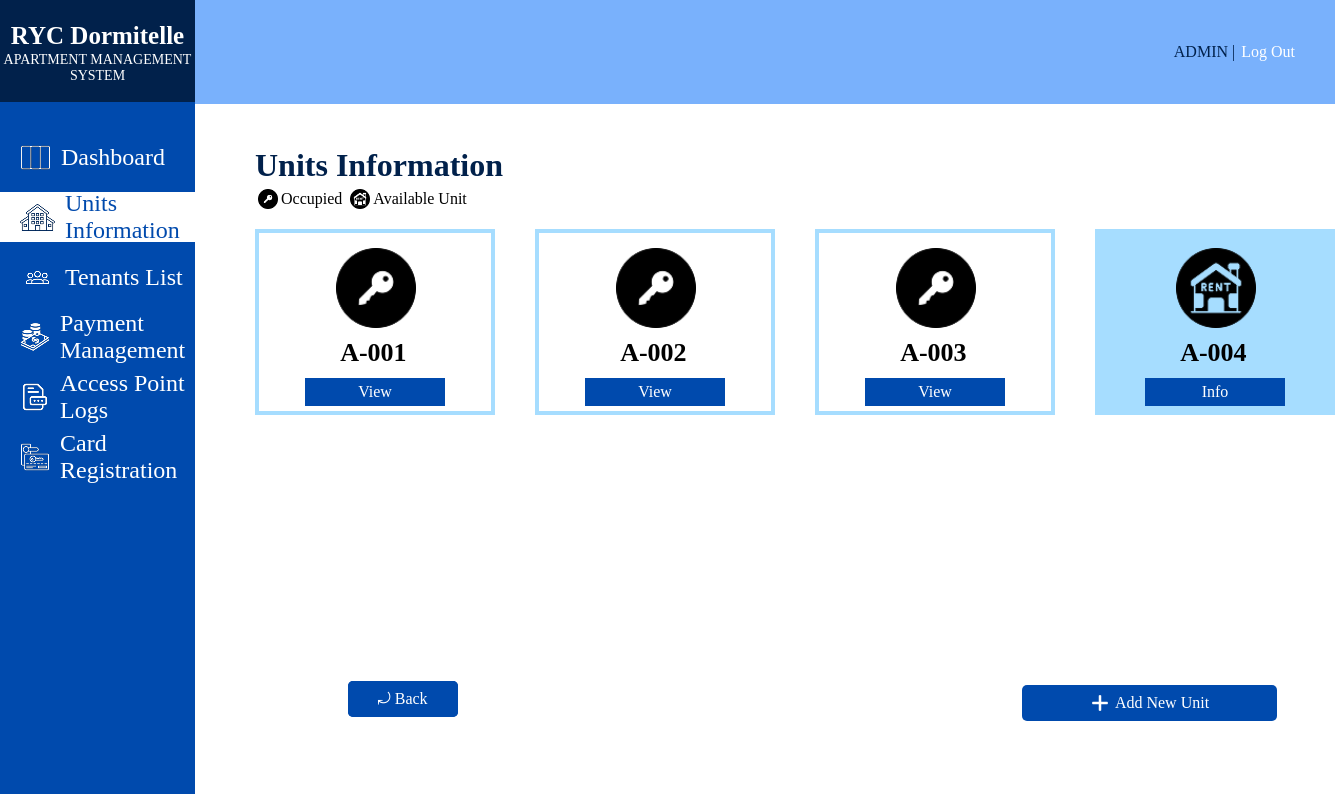
The page /UNITSINFORMATION.php on the database its author committed.
### tables this page shows
CREATE TABLE `units` (
  `unit_no` varchar(10) NOT NULL,
  `apartment_no` varchar(15) NOT NULL,
  `unit_address` varchar(30) NOT NULL,
  `unit_size` varchar(10) NOT NULL,
  `occupant_capacity` smallint(6) NOT NULL,
  `floor_level` varchar(10) NOT NULL,
  `unit_type` varchar(10) NOT NULL,
  `monthly_rent_amount` varchar(10) NOT NULL,
  `unit_status` varchar(15) NOT NULL
);

### UNITSINFORMATION.php (the view, shortened to what this page needs)
<?php
require_once 'db_connect.php';
$sql = "
    SELECT unit_no, unit_status
    FROM units
    ORDER BY
        LEFT(unit_no, 1),
        LPAD(SUBSTRING(unit_no, 3), 3, '0')
";
$result = $conn->query($sql);
$units = [];
if ($result && $result->num_rows > 0) {
    while ($row = $result->fetch_assoc()) {
        $units[] = $row;
    }
}
?>
<!DOCTYPE html>
<html lang="en">
<head>
</head>
<body>
    <div class="sideBar">
        <div class="systemTitle">
            <h1>RYC Dormitelle</h1>
            <p>APARTMENT MANAGEMENT SYSTEM</p>
        </div>
        <div class="sidebarContent">
            <div class="card">
                <a href="DASHBOARD.php" class="changeicon">
                    <img src="sidebarIcons/DashboardIconWht.png" alt="Dashboard Icon" class="DsidebarIcon" style="margin-right: 10px;">
                    Dashboard
                </a>
            </div>
            <div class="card">
                <a href="UNITSINFORMATION.php" style="background-color: #FFFF; color: #004AAD;">
                    <img src="sidebarIcons/UnitsInfoIcon.png" alt="Units Information Icon" class="UIsidebarIcon" style="margin-right: 10px;">
                    Units Information</a>
            </div>
            <div class="card">
                <a href="TENANTSLIST.php">
                    <img src="sidebarIcons/TenantsInfoIconWht.png" alt="Tenants Information Icon" class="THsidebarIcon" style="margin-right: 10px;">
                    Tenants List</a>
            </div>
            <div class="card">
                <a href="PAYMENTMANAGEMENT.php">
                    <img src="sidebarIcons/PaymentManagementIconWht.png" alt="Payment Management Icon" class="PMsidebarIcon" style="margin-right: 10px;">
                    Payment Management</a>
            </div>
            <div class="card">
                <a href="ACCESSPOINTLOGS.php">
                    <img src="sidebarIcons/AccesspointIconWht.png" alt="Access Point Logs Icon" class="APLsidebarIcon" style="margin-right: 10px;">
                    Access Point Logs</a>
            </div>
            <div class="card">
                <a href="CARDREGISTRATION.php">
                    <img src="sidebarIcons/CardregisterIconWht.png" alt="Card Registration Icon" class="CGsidebarIcon" style="margin-right: 10px;">
                    Card Registration</a>
            </div>
        </div>
    </div>
    <div class="mainBody">
        <div class="header">
            <div class="headerContent">
                <a href="ADMINPROFILE.php" class="adminTitle">ADMIN</a>
                <p class="adminLogoutspace">&nbsp;|&nbsp;</p>
                <a href="LOGIN.php" class="logOutbtn">Log Out</a>
            </div>
        </div>
        <div class="mainContent">
            <h4>Units Information</h4>
            <div class="Unitslegend">
                <img src="UnitsInfoIcons/OccupiedUnitIcon.png" alt="Occupied Unit Icon" class="legendsIcon">
                <p>Occupied</p>
                <img src="UnitsInfoIcons/UnoccupiedUnitIcon.png" alt="Occupied Unit Icon" class="legendsIcon">
                <p>Available Unit</p>
            </div>
           <div class="grid-wrapper">
            <div class="grid-container">
            <?php
                foreach ($units as $unit) {
                    if ($unit['unit_status'] === 'Occupied') {
                        echo "
                        <div class='statcardOccupiedUnit'>
                            <div class='statsInfoOccupiedUnit'>
                                <img src='UnitsInfoIcons/OccupiedUnitIcon.png' alt='Occupied Unit Icon' class='UnitInfocontentIcons'>
                                <h1 class='unit_no'>{$unit['unit_no']}</h1>
                            </div>
                            <a href='OCCUPIEDUNITOVERVIEW.php?unit_no=" . urlencode($unit['unit_no']) . "' class='viewandInfo'>View</a>
                        </div>";
                    } else if ($unit['unit_status'] === 'Available') {
                        echo "
                        <div class='statcardAvailableUnit'>
                            <div class='statsInfoAvailableUnit'>
                                <img src='UnitsInfoIcons/UnoccupiedUnitIcon.png' alt='Available Unit Icon' class='UnitInfocontentIcons'>
                                <h1 class='unit_no'>{$unit['unit_no']}</h1>
                            </div>
                            <a href='AVAILABLEUNITOVERVIEW.php?unit_no=" . urlencode($unit['unit_no']) . "' class='viewandInfo'>Info</a>
                        </div>";
                    }
                }
            ?>
            </div>
           </div>
           <div class="addUnitbtnContainer">
                <div class="backbtn">
                    <a href="DASHBOARD.php">&#10558; Back</a>
                </div>
                <div class="addUnitbtn">
                    <a href="ADDNEWUNIT.php" type="action-btn">
                        <img src="UnitsInfoIcons/pluswht.png" alt="Units Information Icon" class="addUnitbtnIcon">
                        Add New Unit</a>
                </div>
           </div>
        </div>
    </div>
</body>
</html>

### UNITSINFORMATION.php (style rules this page uses)
body { display: flex; margin: 0; background-color: #FFFF; }
.sideBar { width: 450px; height: 100%; background-color: #01214B; }
.systemTitle { text-align: center; height: 10vh; padding-bottom: 5.3px; }
.systemTitle h1 { font-size: 25px; font-family: Inria Serif; align-items: center; position: relative; top: 5px; color: #FFFF; }
.systemTitle p { font-size: 14px; font-family: Inria Serif; position: relative; bottom: 10px; color: #FFFF; }
.sidebarContent { padding-top: 20px; height: 84vh; background-color: #004AAD; display: block; }
.card { width: 100%; height: 50px; display: flex; margin: 10px 0px 10px; align-items: center; justify-content: center; }
.card a { margin: auto 0px auto 0px; font-size: 24px; padding-left: 20px; font-weight: 500; display: flex; text-decoration: none; align-items: center; color: #01214B; height: 100%; width: 100%; background-color: #004AAD; color: white; }
.mainBody { width: 100vw; height: 100%; background-color: white; }
.header { height: 13vh; width: 100%; background-color: #79B1FC; display: flex; justify-content: end; align-items: center; }
.headerContent { margin-right: 40px; display: flex; justify-content: center; align-items: center; }
.adminTitle { font-size: 16px; color: #01214B; position: relative; text-decoration: none; }
.adminLogoutspace { font-size: 16px; color: #01214B; position: relative; text-decoration: none; }
.logOutbtn { font-size: 16px; color: #FFFF; position: relative; margin-left: 2px; text-decoration: none; }
.mainContent { height: 100%; width: 100%; margin: 0px auto; background-color: #FFFF; }
.mainContent h4 { color: #01214B; font-size: 32px; margin-left: 60px; height: 20px; }
.Unitslegend { display: flex; justify-content: left; align-items: center; position: relative; bottom: 35px; margin-left: 55px; }
.legendsIcon { height: 20px; width: 20px; margin-right: 3px; margin-left: 8px; }
.grid-wrapper { height: 59vh; overflow-y: auto; margin-left: 60px; margin-bottom: 50px; width: 1080px; position: relative; bottom: 30px; overflow-y: scroll; scrollbar-width: none; -ms-overflow-style: none; }
.grid-container { display: grid; grid-template-columns: repeat(4, 1fr); gap: 40px; }
.statcardOccupiedUnit { align-items: center; background-color: #FFFF; font-size: 20px; border-color: #A6DDFF; border-style: solid; border-width: 4px; }
.statcardAvailableUnit { align-items: center; background-color: #A6DDFF; font-size: 20px; border-color: #A6DDFF; border-style: solid; border-width: 4px; }
.statsInfoOccupiedUnit { align-items: center; height: 80%; width: 100%; margin: 0px auto; background-color: #FFFF; }
.statsInfoAvailableUnit { align-items: center; height: 80%; width: 100%; background-color: #A6DDFF; }
.UnitInfocontentIcons { height: 80px; width: 80px; left: 33%; top: 15px; position: relative; }
.unit_no { position: relative; left: 35%; top: 15px; font-size: 26px; margin: 5px auto; }
.viewandInfo { height: 28px; width: 140px; background-color: #004AAD; color: #FFFF; display: flex; margin: 15px auto; position: relative; bottom: 12px; justify-content: center; align-items: center; font-size: 16px; text-decoration: none; }
.addUnitbtnContainer { display: flex; justify-content: space-between; width: 70%; align-items: center; position: fixed; top: 685px; right: 58px; }
.addUnitbtn { display: flex; justify-content: center; align-items: center; height: 36px; width: 255px; border-radius: 5px; }
.addUnitbtn a { color: #FFFF; font-size: 16px; text-decoration: none; height: 100%; width: 100%; display: flex; justify-content: center; align-items: center; background-color: #004AAD; border-radius: 5px; }
.addUnitbtnIcon { height: 20px; width: 20px; margin-right: 5px; }
.backbtn { height: 36px; width: 110px; position: relative; display: flex; align-items: center; justify-content: center; bottom: 4px; margin-left: 5px; background-color: #004AAD; color: #FFFFFF; text-decoration: none; border-radius: 5px; }
.backbtn a { color: #FFFF; font-size: 16px; text-decoration: none; height: 100%; width: 100%; display: flex; justify-content: center; align-items: center; background-color: #004AAD; border-radius: 5px; }

### rows shown on the page
units: unit_no "A-001"
units: unit_no "A-002"
units: unit_no "A-003"
units: unit_no "A-004"
